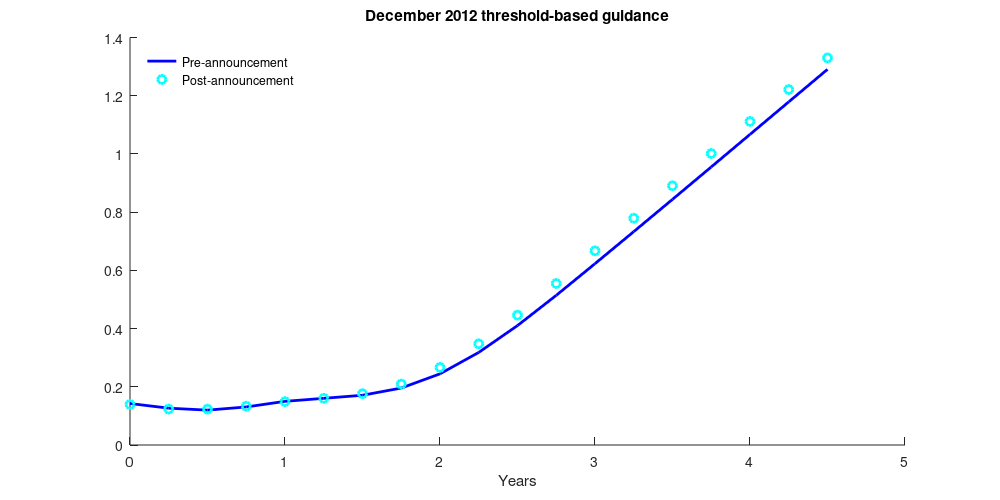

The MATLAB script that drew this image: (Note: this script raises an error after producing the figure.)
%% THIS SCRIPT PRODUCES CHART C2 OF UNCERTAIN POLICY PROMISES PAPER
% This script draws plot of pre and post announcement yield curves for
% FOMC threshold-based guidance announcement.

%% HOUSEKEEPING
close all;                                                                  
restoredefaultpath;
clear variables;
delete('*.asv');
clc; 

%% ADD DIRECTORIES
fullPathNameForThisFile = mfilename('fullpath');
fullPathFileNameSplitByFinalBackSlash = regexp(...
    fullPathNameForThisFile,'[^\\]+$','split');
thisDir = fullPathFileNameSplitByFinalBackSlash{1};
addpath(genpath(thisDir));

%% SPECIFY FIGURE SAVING & NAMING OPTION
saveFigure = true;
figName = 'TBFGannouncementCurve';

%% DEFINE TEX FIGURES DIRECTORY
TeXfolderName = [thisDir,'Figures\'];

%% SETTINGS
xAxis = 0:0.25:4.5;
H = length(xAxis);

%% DATA
TBFGdata = [  0.1425    0.1392
            0.1265    0.1235
            0.1198    0.1232
            0.1307    0.1332
            0.1500    0.1491
            0.1604    0.1604
            0.1709    0.1764
            0.1957    0.2093
            0.2445    0.2665
            0.3181    0.3476
            0.4103    0.4461
            0.5142    0.5549
            0.6230    0.6671
            0.7331    0.7791
            0.8439    0.8906
            0.9553    1.0015
            1.0671    1.1117
            1.1789    1.2212
            1.2906    1.3299
            1.4019    1.4379
            1.5127    1.5450];

%% PLOT
figHandle = figure;
hold on;
plot(xAxis,TBFGdata(1:H,1)','b','linewidth',2);
plot(xAxis,TBFGdata(1:H,2)','co','linewidth',2);
% Legends
legend('Pre-announcement','Post-announcement','location','NorthWest');
legend boxoff;
xlabel('Years');
title('December 2012 threshold-based guidance');

%% SAVE
if saveFigure
    figDimensions = [0 0 10 5];
    set(figHandle,'PaperUnits','inches', 'PaperPosition',figDimensions);
    figSaveName = [TeXfolderName,figName,'.eps'];
    print(figHandle,'-depsc',figSaveName);
end